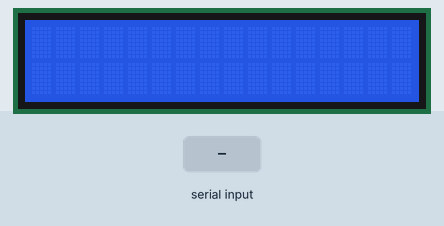
This sketch was run on a simulated Arduino Uno, built with avr-gcc and run on an emulated ATmega328P. Parts: 16×2 character LCD. Inputs (shaded band) come from the test bench. What the sketch prints to the serial monitor is not drawn.

Above: at 1.2 s.
1.3 s: "1" received over Serial
At 3.5 s:
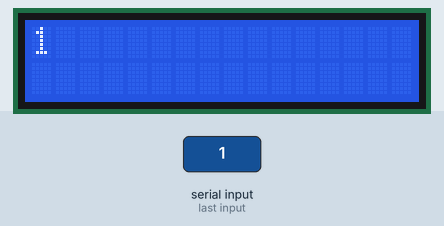
3.8 s: "0" received over Serial
At 5.6 s:
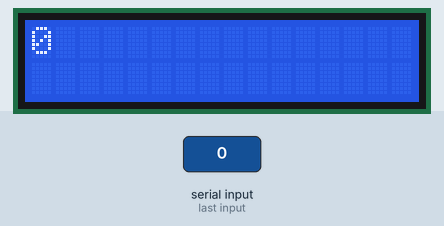
6.3 s: "2" received over Serial
At 8.6 s:
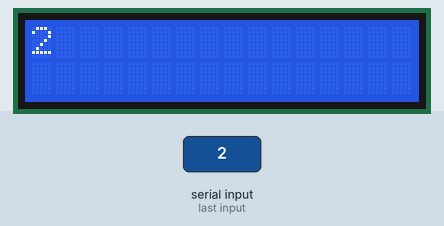
Timing chart, 0 to 10.1 s (numbered marks = the images above; inputs shaded):
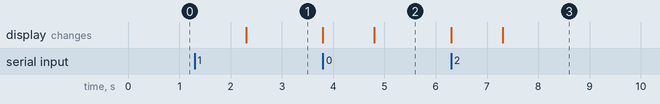

Measured:
- after the input at 1.3 s, the display: changes after 1.0 s (image 1)
- after the input at 3.8 s, the display: first changes at once (image 2 shows a later state)
- after the input at 6.3 s, the display: first changes at once (image 3 shows a later state)

The sketch:

print_lcd_using_BT.ino
```cpp
#include<LiquidCrystal.h>
LiquidCrystal lcd(2,3,4,5,6,7);
String st;

void setup() {
  // put your setup code here, to run once:
lcd.begin(16,2);
Serial.begin(9600);
}

void loop() {
 if(Serial.available()>0)
 {

  lcd.setCursor(0,0);
 lcd.clear();
 st=Serial.readString();
lcd.print(st);
Serial.println(st);


}
}
```
